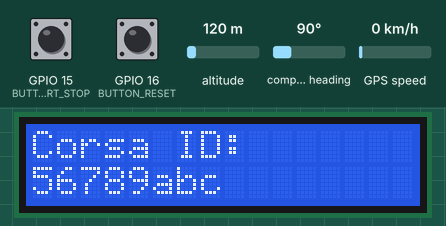
Bench run of a sketch on a simulated ESP32. Parts: 16×2 character LCD. The inputs (shaded band) are chosen by the test bench; at power-on: GPIO 15 (BUTTON_START_STOP) HIGH, GPIO 16 (BUTTON_RESET) HIGH, altitude 120 m, compass heading 90°, GPS speed 0 km/h. WiFi joins after 1.5 s; servers stay silent unless stated; the local clock reads 2024-03-15 10:24:30 at power-on unless the sketch sets it; the GPS gets a fix after 3 s at 37.7749, -122.4194 with 8 satellites; no MQTT or app messages arrive unless stated; what the sketch prints to the serial monitor is not drawn.

Above: at 13.3 s.
13.4 s: GPIO 15 (BUTTON_START_STOP) pulled LOW for 1 s
At 17.0 s:
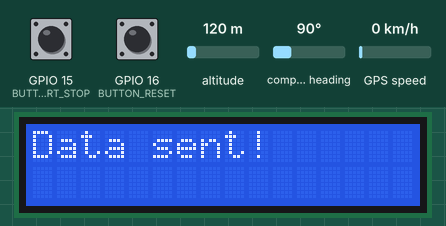
18.3 s: GPIO 16 (BUTTON_RESET) pulled LOW for 3.2 s
At 19.2 s:
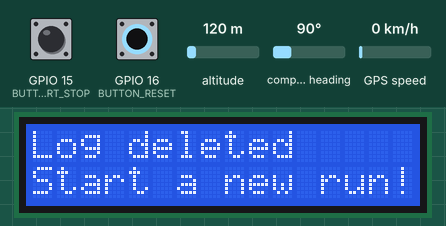
24.3 s: GPIO 15 (BUTTON_START_STOP) pulled LOW for 0.15 s
At 25.6 s:
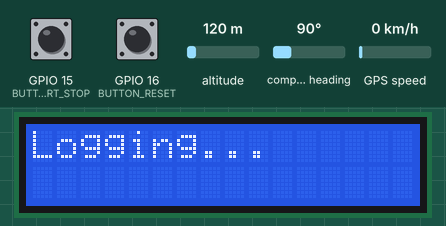
26.3 s: GPIO 16 (BUTTON_RESET) pulled LOW for 0.15 s
At 27.7 s:
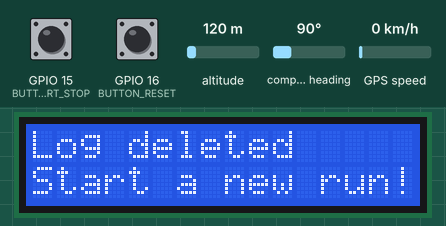
30.0 s: GPIO 16 (BUTTON_RESET) pulled LOW for 1 s
33.7 s: GPIO 15 (BUTTON_START_STOP) driven LOW and GPIO 16 (BUTTON_RESET) driven LOW
At 34.03 s:
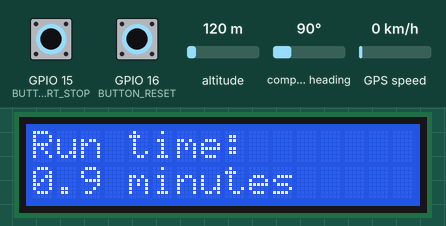
Timing chart, 0 to 36.7 s (numbered marks = the images above; inputs shaded):
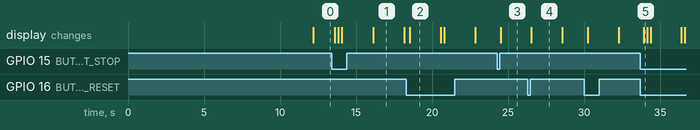

Measured:
- after the input at 13.4 s, the display: first changes after 0.21 s (image 1 shows a later state)
- after the input at 18.3 s, the display: changes after 0.23 s (image 2)
- after the input at 24.3 s, the display: changes after 0.21 s (image 3)
- after the input at 26.3 s, the display: changes after 0.23 s (image 4)
- after the input at 33.7 s, the display: changes after 0.22 s (image 5)
- what the display in image 1 shows lasts 2.1 s, from 16.1 s to 18.2 s
- what the display in image 2 shows lasts 2.1 s, from 18.5 s to 20.6 s

The sketch:

Corsa_Exam_WearableGPS.ino
```cpp
#include <Wire.h>
#include <LiquidCrystal_I2C.h>
#include <TinyGPSPlus.h>
#include <SoftwareSerial.h>
#include <WiFi.h>
#include <PubSubClient.h>
#include <vector>
#include <time.h>

// LCD and GPS
LiquidCrystal_I2C lcd(0x27, 16, 2);
TinyGPSPlus gps;
static const int RXPin = 4, TXPin = 36;
static const uint32_t GPSBaud = 9600;
SoftwareSerial ss(RXPin, TXPin);

// WiFi and MQTT
const char* ssid = "OnePlus 8T";
const char* password = "d9388qji";
const char* mqtt_server = "mqtt.flespi.io";
const int mqttPort = 1883;
const char* mqttUser = "FlespiToken gRjwJtetQRQNxY3bmDp8iWg469NFk8yPfQDhHj0OMdScYTbYWTJWpe7yjdVXg6DI";
const char* mqttPassword = "";

WiFiClient espClient;
PubSubClient client(espClient);

// Define topics
const char* registrationCheckTopic = "devices/registration/check";
String registrationResponseTopic;
String registrationSuccessTopic;
const char* dataTopic = "gps/data";

// Device Registration
bool isRegistered = false;
String deviceID;

// Data logging
struct GpsData {
  double latitude;
  double longitude;
  time_t timestamp;
};

std::vector<GpsData> gpsLog;
unsigned long lastLogTime = 0;
unsigned long startTime = 0;
const unsigned long logInterval = 10000; // 10 seconds

bool isLogging = false;
bool wifiConnected = false;
bool confirmationMode = false;
bool runFinished = false;

#define BUTTON_START_STOP 15
#define BUTTON_RESET 16

void setup() {
  // Initialize Serial for debugging
  Serial.begin(115200);

  // Generate unique device ID
  deviceID = String((uint32_t)ESP.getEfuseMac(), HEX);

  // Define response topics with device ID
  registrationResponseTopic = "devices/registration/response/" + deviceID;
  registrationSuccessTopic = "devices/registration/response/" + deviceID + "/regSuccess";

  // Initialize LCD
  lcd.init();
  lcd.backlight();
  lcd.setCursor(0, 0);
  lcd.print("Connecting WiFi...");

  // Initialize serial for GPS
  ss.begin(GPSBaud);

  // Initialize buttons
  pinMode(BUTTON_START_STOP, INPUT_PULLUP);
  pinMode(BUTTON_RESET, INPUT_PULLUP);

  // Initialize MQTT
  client.setServer(mqtt_server, mqttPort);
  client.setCallback(mqttCallback);

  // Initialize time
  configTime(0, 0, "pool.ntp.org"); // Set NTP server

  // Attempt to connect to WiFi and check registration
  wifiConnectAndCheckRegistration();
}

void loop() {
  if (digitalRead(BUTTON_START_STOP) == LOW) {
    delay(200); // debounce
    if (confirmationMode) {
      resetData();
      confirmationMode = false;
      runFinished = false;
      updateLCD();
    } else if (runFinished) {
      wifiConnectAndSend();
      runFinished = false;
      updateLCD();
    } else if (isLogging) {
      isLogging = false;
      runFinished = true;
      updateLCD();
    } else {
      isLogging = !isLogging;
      startTime = millis();
      updateLCD();
    }
  }

  if (digitalRead(BUTTON_RESET) == LOW) {
    delay(200); // debounce
    if (runFinished) {
      confirmationMode = true;
      updateLCD();
    } else {
      resetData();
      updateLCD();
    }
  }

  while (ss.available() > 0) {
    gps.encode(ss.read());
    if (gps.location.isUpdated() && isLogging) {
      logDataIfInterval();
    }
  }

  if (wifiConnected && client.connected()) {
    client.loop();
  }
}

void updateLCD() {
  lcd.clear();
  lcd.setCursor(0, 0);
  if (confirmationMode) {
    lcd.print("Clear data?");
    lcd.setCursor(0, 1);
    lcd.print("Yes: Start No: Reset");
  } else if (runFinished) {
    unsigned long runTime = millis() - startTime;
    lcd.print("Run time:");
    lcd.setCursor(0, 1);
    lcd.print(runTime / 60000); // minutes
    lcd.print(".");
    lcd.print((runTime % 60000) / 1000); // seconds
    lcd.print(" minutes");
  } else if (isLogging) {
    lcd.print("Logging...");
  } else {
    lcd.print("Start a new run!");
  }
}

void resetData() {
  gpsLog.clear();
  lcd.clear();
  lcd.setCursor(0, 0);
  lcd.print("Log deleted");
  lcd.setCursor(0, 1);
  lcd.print("Start a new run!");
  delay(2000);
}

void logDataIfInterval() {
  unsigned long currentMillis = millis();
  if (currentMillis - lastLogTime >= logInterval) {
    lastLogTime = currentMillis;
    logData();
  }
}

void logData() {
  GpsData data;
  data.latitude = gps.location.lat();
  data.longitude = gps.location.lng();
  time(&data.timestamp);
  gpsLog.push_back(data);
  Serial.print("Logged: LAT=");
  Serial.print(data.latitude, 6);
  Serial.print(" LON=");
  Serial.println(data.longitude, 6);
}

void wifiConnectAndCheckRegistration() {
  WiFi.begin(ssid, password);
  lcd.setCursor(0, 1);
  lcd.print("Connecting WiFi...");
  while (WiFi.status() != WL_CONNECTED) {
    delay(1000);
  }
  wifiConnected = true;
  if (client.connect("ESP32Client", mqttUser, mqttPassword)) {
    checkRegistration();
    if (isRegistered) {
      lcd.clear();
      lcd.setCursor(0, 0);
      lcd.print("Device Registered!");
      delay(2000);
      updateLCD();
    } else {
      displayDeviceID();
    }
  }
  WiFi.disconnect(true);
  wifiConnected = false;
}

void checkRegistration() {
  // Publish device ID for registration check
  String payload = "{\"DeviceId\":\"" + deviceID + "\"}";
  client.publish(registrationCheckTopic, payload.c_str());
  client.subscribe(registrationResponseTopic.c_str());
  client.subscribe(registrationSuccessTopic.c_str());

  // Wait for response
  unsigned long startTime = millis();
  while (!isRegistered && millis() - startTime < 10000) { // 10 seconds timeout
    client.loop();
  }
}

void mqttCallback(char* topic, byte* payload, unsigned int length) {
  if (String(topic) == registrationSuccessTopic) {
    isRegistered = true;
  }
}

void displayDeviceID() {
  lcd.clear();
  lcd.setCursor(0, 0);
  lcd.print("Corsa ID:");
  lcd.setCursor(0, 1);
  lcd.print(deviceID);
}

void wifiConnectAndSend() {
  WiFi.begin(ssid, password);
  lcd.setCursor(0, 0);
  lcd.print("Connecting WiFi...");
  while (WiFi.status() != WL_CONNECTED) {
    delay(1000);
  }
  wifiConnected = true;
  if (client.connect("ESP32Client", mqttUser, mqttPassword)) {
    sendData();
    lcd.clear();
    lcd.setCursor(0, 0);
    lcd.print("Data sent!");
    delay(2000);
    updateLCD();
  }
  WiFi.disconnect(true);
  wifiConnected = false;
}

void sendData() {
  String payload = "{";
  payload += "\"DeviceId\":\"" + deviceID + "\",";
  payload += "\"gpsCordsList\":[";
  for (size_t i = 0; i < gpsLog.size(); ++i) {
    payload += "{";
    payload += "\"Latitude\":";
    payload += String(gpsLog[i].latitude, 6);
    payload += ",\"Longitude\":";
    payload += String(gpsLog[i].longitude, 6);
    payload += ",\"Timestamp\":";
    payload += String(gpsLog[i].timestamp);
    payload += "}";
    if (i < gpsLog.size() - 1) {
      payload += ",";
    }
  }
  payload += "]}";
  client.publish(dataTopic, payload.c_str());
  gpsLog.clear();
  Serial.println("Data sent to MQTT broker.");
}
```
